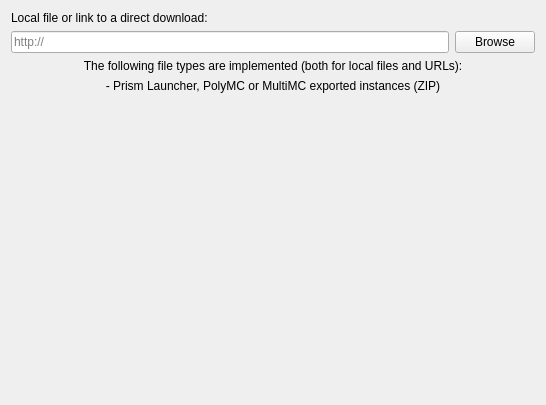
<?xml version="1.0" encoding="UTF-8"?>
<ui version="4.0">
 <class>ImportPage</class>
 <widget class="QWidget" name="ImportPage">
  <property name="geometry">
   <rect>
    <x>0</x>
    <y>0</y>
    <width>546</width>
    <height>405</height>
   </rect>
  </property>
  <layout class="QGridLayout" name="gridLayout">
   <item row="2" column="0">
    <widget class="QLineEdit" name="modpackEdit">
     <property name="placeholderText">
      <string notr="true">http://</string>
     </property>
    </widget>
   </item>
   <item row="2" column="1">
    <widget class="QPushButton" name="modpackBtn">
     <property name="text">
      <string>Browse</string>
     </property>
    </widget>
   </item>
   <item row="3" column="0" rowspan="2" colspan="2">
    <layout class="QVBoxLayout" name="verticalLayout">
     <item>
      <widget class="QLabel" name="label">
       <property name="text">
        <string>The following file types are implemented (both for local files and URLs):</string>
       </property>
       <property name="alignment">
        <set>Qt::AlignCenter</set>
       </property>
      </widget>
     </item>
     <item>
      <widget class="QLabel" name="label_2">
       <property name="text">
        <string>- Prism Launcher, PolyMC or MultiMC exported instances (ZIP)</string>
       </property>
       <property name="alignment">
        <set>Qt::AlignCenter</set>
       </property>
      </widget>
     </item>
    </layout>
   </item>
   <item row="5" column="0" colspan="2">
    <spacer name="verticalSpacer">
     <property name="orientation">
      <enum>Qt::Vertical</enum>
     </property>
     <property name="sizeHint" stdset="0">
      <size>
       <width>20</width>
       <height>40</height>
      </size>
     </property>
    </spacer>
   </item>
   <item row="0" column="0" colspan="2">
    <widget class="QLabel" name="modpackLabel">
     <property name="text">
      <string>Local file or link to a direct download:</string>
     </property>
    </widget>
   </item>
  </layout>
 </widget>
 <resources/>
 <connections/>
</ui>
